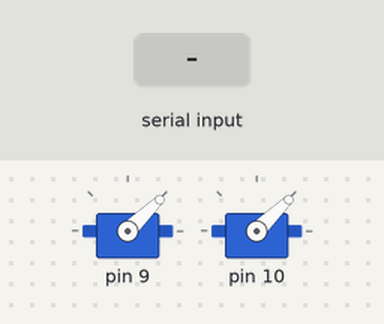
Recording of a sketch running on a simulated Arduino Uno, built with avr-gcc and run on an emulated ATmega328P. Parts: 2 × servo. The test bench sets the inputs (shaded band).

Above: at 1.2 s.
1.3 s: "1:90:45|" received over Serial
At 2.4 s:
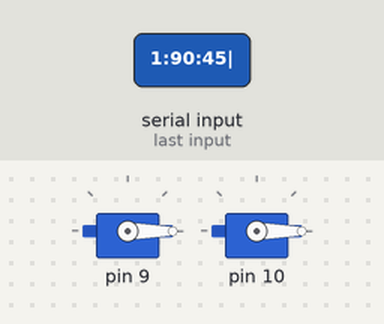
Timing chart, 0 to 4.3 s (numbered marks = the images above; inputs shaded):
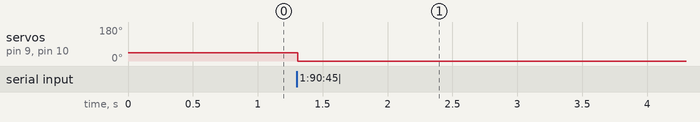

Measured:
- after the input at 1.3 s, servo on pin 9, servo on pin 10: 44° → 0° at once

The sketch:

Serial-PWM.ino
```cpp
/*
 PWM output through arduino, controlled via serial interface.


Usage:
Writes PWM to pins 9,10 taking commands from Serial @ 9600 bauds.
PWM1 through pin 9.
PWM2 through pin 10.
Syntax :

PWM1:PWM2:|

*/

#include <Servo.h>

Servo s[2];  // create servo object to control a servo

int i,pwm[2]={1000,1000}; //PWM to write to arduino.
String buf;
void setup() {
   Serial.begin(9600); // Start Serial Interface @ 9600 bauds
  s[0].attach(9);  // attaches the servo on pin 9 to the servo object
  s[1].attach(10);


}
int Occurrence(String data, char separator)
{
  int ctr = 0;
   int maxIndex = data.length()-1;
  for(int i=0; i<=maxIndex; i++)
  {
     if(data.charAt(i)==separator){
      ctr++;
     }
    }
    return ctr;
  }
 String getValue(String data, char separator, int index)
{
  int found = 0;
  int strIndex[] = {0, -1};
  int maxIndex = data.length()-1;

  for(int i=0; i<=maxIndex && found<=index; i++){
    if(data.charAt(i)==separator || i==maxIndex){
        found++;
        strIndex[0] = strIndex[1]+1;
        strIndex[1] = (i == maxIndex) ? i+1 : i;
    }
  }

  return found>index ? data.substring(strIndex[0], strIndex[1]) : "";
}

void loop() {
  if(Serial.available() > 0) //Check if we have something from the serial input.
  {


      buf = Serial.readStringUntil('|');
      buf.trim();
      if(Occurrence(buf,':') == 2)
      {
      pwm[0] = getValue(buf,':',0).toInt();

      pwm[1] = getValue(buf,':',1).toInt();
      }

  }
  for(i=0;i<2;i++)
    {
      s[i].writeMicroseconds(pwm[i]);
    }
    //Serial.println("PWM1:" + (String)pwm[0]);
    //Serial.println("PWM2:" + (String)pwm[1]);
}
```
